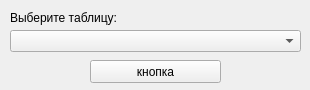
<?xml version="1.0" encoding="UTF-8"?>
<ui version="4.0">
 <class>Form</class>
 <widget class="QWidget" name="Form">
  <property name="geometry">
   <rect>
    <x>0</x>
    <y>0</y>
    <width>310</width>
    <height>90</height>
   </rect>
  </property>
  <property name="windowTitle">
   <string>Окно</string>
  </property>
  <widget class="QComboBox" name="table_cb">
   <property name="geometry">
    <rect>
     <x>10</x>
     <y>30</y>
     <width>291</width>
     <height>22</height>
    </rect>
   </property>
  </widget>
  <widget class="QLabel" name="label">
   <property name="geometry">
    <rect>
     <x>10</x>
     <y>10</y>
     <width>201</width>
     <height>16</height>
    </rect>
   </property>
   <property name="text">
    <string>Выберите таблицу:</string>
   </property>
  </widget>
  <widget class="QPushButton" name="act_b">
   <property name="geometry">
    <rect>
     <x>90</x>
     <y>60</y>
     <width>131</width>
     <height>23</height>
    </rect>
   </property>
   <property name="text">
    <string>кнопка</string>
   </property>
  </widget>
 </widget>
 <resources/>
 <connections/>
</ui>
